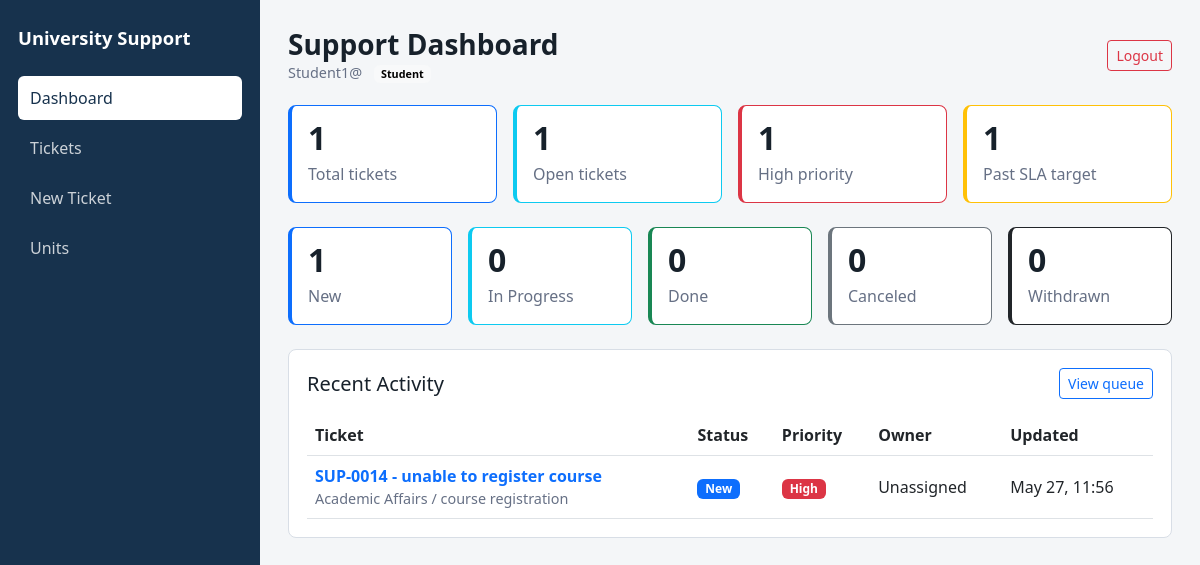
Page /api/ui/dashboard/ (signed in) on the earlier database version.
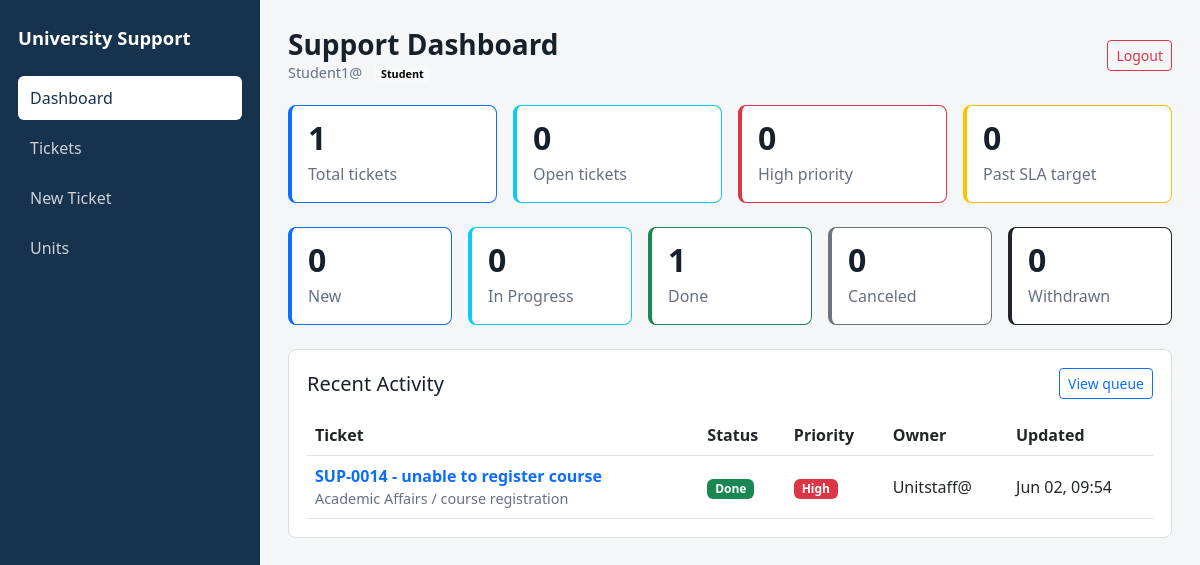
Same page on the later database version.
### tickets/models.py (models this page shows, shortened)
class Ticket(models.Model):
    STATUS_CHOICES = [
        ('new', 'New'),
        ('in_progress', 'In Progress'),
        ('done', 'Done'),
        ('canceled', 'Canceled'),
        ('withdrawn', 'Withdrawn'),
    ]
    PRIORITY_CHOICES = [
        ('low', 'Low'),
        ('medium', 'Medium'),
        ('high', 'High'),
    ]
    unit = models.ForeignKey(Unit, on_delete=models.CASCADE, related_name='tickets')
    topic = models.ForeignKey(Topic, on_delete=models.CASCADE, related_name='tickets')
    created_by = models.ForeignKey(User, on_delete=models.CASCADE, related_name='created_tickets')
    assigned_to = models.ForeignKey(
        User,
        on_delete=models.SET_NULL,
        related_name='assigned_tickets',
        null=True,
        blank=True,
    )
    title = models.CharField(max_length=255)
    description = models.TextField()
    contact_email = models.EmailField(blank=True)
    status = models.CharField(max_length=20, choices=STATUS_CHOICES, default='new')
    priority = models.CharField(max_length=20, choices=PRIORITY_CHOICES, default='medium')
    created_at = models.DateTimeField(auto_now_add=True)
    updated_at = models.DateTimeField(auto_now=True)
    @property
    def ticket_number(self):
        if not self.id:
            return 'SUP-DRAFT'
        return f'SUP-{self.id:04d}'
    @property
    def sla_due_at(self):
        hours = SLA_HOURS_BY_PRIORITY.get(self.priority, 24)
        return self.created_at + timezone.timedelta(hours=hours)
    @property
    def is_open(self):
        return self.status in ['new', 'in_progress']
    @property
    def is_sla_breached(self):
        return self.is_open and timezone.now() > self.sla_due_at
    @property
    def status_badge_class(self):
        return {
            'new': 'bg-primary',
            'in_progress': 'bg-info text-dark',
            'done': 'bg-success',
            'canceled': 'bg-secondary',
            'withdrawn': 'bg-dark',
        }.get(self.status, 'bg-secondary')
    @property
    def priority_badge_class(self):
        return {
            'high': 'bg-danger',
            'medium': 'bg-warning text-dark',
            'low': 'bg-success',
        }.get(self.priority, 'bg-secondary')

class Unit(models.Model):
    name = models.CharField(max_length=255)
    description = models.TextField(blank=True, null=True)
    parent = models.ForeignKey('self', null=True, blank=True, on_delete=models.CASCADE)

class Topic(models.Model):
    unit = models.ForeignKey(Unit, on_delete=models.CASCADE, related_name='topics')
    name = models.CharField(max_length=255)
    description = models.TextField(blank=True, null=True)

### tickets/views.py (the view)
# urls.py: path('ui/dashboard/', views.dashboard_page, name='dashboard'),
def dashboard_page(request):
    if not request.user.is_authenticated:
        return redirect('/api/login/')
    role = get_user_role(request.user)
    tickets = visible_tickets_for(request.user)
    open_tickets = tickets.filter(status__in=['new', 'in_progress'])
    sla_risk_count = sum(1 for ticket in open_tickets if ticket.is_sla_breached)
    recent_tickets = tickets.order_by('-updated_at')[:6]
    return render(request, 'tickets/dashboard.html', {
        'role': role,
        'total_units': Unit.objects.count(),
        'total_topics': Topic.objects.count(),
        'total_tickets': tickets.count(),
        'open_tickets': open_tickets.count(),
        'high_priority': open_tickets.filter(priority='high').count(),
        'sla_risk_count': sla_risk_count,
        'unassigned_tickets': tickets.filter(assigned_to__isnull=True).count(),
        'status_cards': status_cards_for(tickets),
        'recent_tickets': recent_tickets,
    })

### tickets/views.py (called while the page is built)
def get_user_role(user):
    if not user.is_authenticated:
        return ''
    return user.groups.first().name if user.groups.exists() else ''

def visible_tickets_for(user):
    tickets = Ticket.objects.select_related(
        'unit',
        'topic',
        'created_by',
        'assigned_to',
    )
    role = get_user_role(user)
    if role == 'Student':
        return tickets.filter(created_by=user)
    if role == 'Unit Staff' and not user.is_staff:
        return tickets.filter(Q(assigned_to=user) | Q(assigned_to__isnull=True))
    return tickets

def status_cards_for(tickets):
    counts = dict(
        tickets.values('status')
        .annotate(total=Count('id'))
        .values_list('status', 'total')
    )
    return [
        {
            'label': label,
            'count': counts.get(value, 0),
            'class': {
                'new': 'border-primary',
                'in_progress': 'border-info',
                'done': 'border-success',
                'canceled': 'border-secondary',
                'withdrawn': 'border-dark',
            }.get(value, 'border-secondary')
        }
        for value, label in Ticket.STATUS_CHOICES
    ]

### tickets/templates/tickets/dashboard.html (shortened to what this page needs)
{% extends "tickets/base.html" %}
{% block page_title %}Support Dashboard{% endblock %}
{% block content %}
<div class="row g-3 mb-4">
    <div class="col-md-3">
        <div class="metric border-primary">
            <div class="metric-value">{{ total_tickets }}</div>
            <div class="metric-label">Total tickets</div>
        </div>
    </div>
    <div class="col-md-3">
        <div class="metric border-info">
            <div class="metric-value">{{ open_tickets }}</div>
            <div class="metric-label">Open tickets</div>
        </div>
    </div>
    <div class="col-md-3">
        <div class="metric border-danger">
            <div class="metric-value">{{ high_priority }}</div>
            <div class="metric-label">High priority</div>
        </div>
    </div>
    <div class="col-md-3">
        <div class="metric border-warning">
            <div class="metric-value">{{ sla_risk_count }}</div>
            <div class="metric-label">Past SLA target</div>
        </div>
    </div>
</div>
<div class="row g-3 mb-4">
    {% for card in status_cards %}
        <div class="col-md">
            <div class="metric {{ card.class }}">
                <div class="metric-value">{{ card.count }}</div>
                <div class="metric-label">{{ card.label }}</div>
            </div>
        </div>
    {% endfor %}
</div>
<section class="surface">
    <div class="d-flex justify-content-between align-items-center mb-3">
        <h2 class="h5 mb-0">Recent Activity</h2>
        <a href="/api/ui/tickets/" class="btn btn-outline-primary btn-sm">View queue</a>
    </div>
    {% if recent_tickets %}
        <div class="table-responsive">
            <table class="table table-hover align-middle mb-0">
                <thead>
                    <tr>
                        <th>Ticket</th>
                        <th>Status</th>
                        <th>Priority</th>
                        <th>Owner</th>
                        <th>Updated</th>
                    </tr>
                </thead>
                <tbody>
                    {% for ticket in recent_tickets %}
                        <tr>
                            <td>
                                <a href="/api/ui/tickets/{{ ticket.id }}/" class="fw-semibold text-decoration-none">
                                    {{ ticket.ticket_number }} - {{ ticket.title }}
                                </a>
                                <div class="muted-small">{{ ticket.unit.name }} / {{ ticket.topic.name }}</div>
                            </td>
                            <td><span class="badge {{ ticket.status_badge_class }}">{{ ticket.get_status_display }}</span></td>
                            <td><span class="badge {{ ticket.priority_badge_class }}">{{ ticket.get_priority_display }}</span></td>
                            <td>{{ ticket.assigned_to.username|default:"Unassigned" }}</td>
                            <td>{{ ticket.updated_at|date:"M d, H:i" }}</td>
                        </tr>
                    {% endfor %}
                </tbody>
            </table>
        </div>
    {% else %}
        <p class="mb-0 text-muted">No tickets available.</p>
    {% endif %}
</section>
{% endblock %}

Differences in the rows shown:
changed Ticket "SUP-0014": status "New" → "Done"; assigned_to.username "Unassigned" → "Unitstaff@"; updated_at "May 27, 11:56" → "Jun 02, 09:54"
Other differences:
{{ open_tickets }}: "1" → "0"
{{ high_priority }}: "1" → "0"
{{ sla_risk_count }}: "1" → "0"
new list line: "0 New"
new list line: "1 Done"
list line gone: "1 New"
list line gone: "0 Done"
